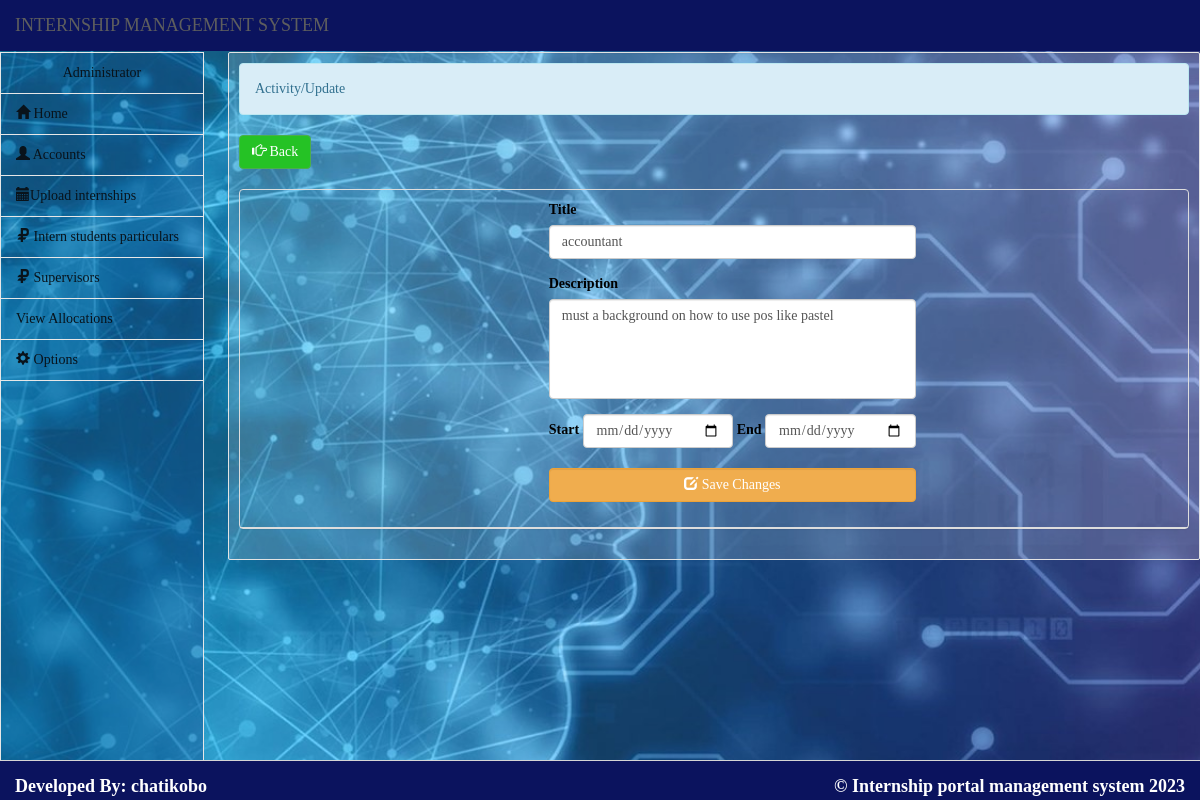
/admin/edit_activity.php?activity_id=1 (signed in), run on the app's committed database.
### tables this page shows
CREATE TABLE `activity` (
  `activity_id` int(11) NOT NULL,
  `title` varchar(50) NOT NULL,
  `description` text NOT NULL,
  `start` varchar(10) NOT NULL,
  `end` varchar(10) NOT NULL,
  `month` varchar(8) NOT NULL,
  `year` varchar(5) NOT NULL
);

### admin/edit_activity.php (the view, shortened to what this page needs)
<!DOCTYPE html>
<?php
	require_once '../connect.php';
?>
<html lang = "eng">
	<head>
		<link rel = "stylesheet" type = "text/css" href = "../css/bootstrap.css" />
		<link rel = "stylesheet" type = "text/css" href = "../css/style.css" />
		<link rel = "stylesheet" type = "text/css" href = "../css/jquery-ui.css" />
		<link rel = "stylesheet" type = "text/css" href = "../css/jquery.dataTables.css" />
	</head>
<body>
<?php include'head.php'?>
<?php include 'sidebar.php'?>
		<div id = "sidecontent" class = "well pull-right">
				<div class = "alert alert-info">Activity/Update</div>
				<a class = "btn btn-success" href = "activity.php"><span class = "glyphicon glyphicon-hand-right"></span> Back</a>
				<br />
				<br />
				<div class = "panel panel-default">
					<div  class = " panel-heading" >
						<div style = "width:40%; margin-left:32%;">
						<?php
							$q_activity = $conn->query("SELECT * FROM `activity` WHERE `activity_id` = '$_REQUEST[activity_id]'") or die($conn->error);
							$f_activity = $q_activity->fetch_array();
						?>
						<form method = "POST" action = "edit_activity_query.php?activity_id=<?php echo $f_activity['activity_id']?>">
							<div class = "form-group">
								<label>Title</label>
								<input type = "text" value = "<?php echo $f_activity['title']?>" class = "form-control" name = "title" />
							</div>
							<div class = "form-group">
								<label>Description</label>
								<textarea name = "description" style = "height:100px; resize:none;" class = "form-control"><?php echo $f_activity['description']?></textarea>
							</div>
							<div class = "form-inline">
								<label>Start</label>
								<input type = "date" value = "<?php echo $f_activity['start']?>" style = "width:41%;" class = "form-control"  name = "start"/>
								<label>End</label>
								<input type = "date" value = "<?php echo $f_activity['end']?>" style = "width:41%;" class = "form-control"  name = "end"/>
							</div>
							<br />
							<div class = "form-group">
								<button class = "btn btn-warning form-control" name = "update_activity"><span class = "glyphicon glyphicon-edit"></span> Save Changes</button>
							</div>
						</form>
						</div>
					</div>
				</div>
		</div>
	<br />
	<br />
	<br />
	<br />
	<br />
	<br />
	<br />
	<br />
	<br />
	<nav class = "navbar-default" id = "footer">
		<label class = "navbar-brand pull-right">&copy; Internship portal management system <?php echo date('Y', strtotime('+8 HOURS'))?></label>
		<label class = "navbar-brand ">Developed By: chatikobo</label>
	</nav>
</body>
</html>

### admin/sidebar.php (shortened to what this page needs)
<div id = "sidebar">
	<ul id = "menu" class = "nav menu">
		<li>
			<a>
				<?php
					require_once '../connect.php';
					$q_admin_side = $conn->query("SELECT * FROM `admin` WHERE `admin_id` = '$_SESSION[admin_id]'") or die($conn->error);
					$f_admin_side = $q_admin_side->fetch_array();
					echo "<center>".$f_admin_side['name']."</center>";
				?>
			</a>
		</li>
		<li><a href = "home.php"><i class = "glyphicon glyphicon-home"></i> Home</a></li>
		<li><a href = ""><i class = "glyphicon glyphicon-user"></i> Accounts</a>
		</li>
		<li><a href = "activity.php"><i class = "glyphicon glyphicon-calendar"></i>Upload internships</a></li>
		<li><a href = "student.php"><i class = "glyphicon glyphicon-ruble"></i> Intern students particulars</a></li>
		<li><a href = "supervisor.php"><i class = "glyphicon glyphicon-ruble"></i> Supervisors</a></li>
		<li><a href="view_allocation.php">View Allocations</a></li>
		<li><a href = ""><i class = "glyphicon glyphicon-cog"></i> Options</a>
		</li>
	</ul>
</div>

### css/style.css (style rules this page uses)
body { background:url('../images/bg_image.jpg') no-repeat; background-size: cover; background-attachment: fixed; align-items: center; }
#footer { height:40px; width:100%; filter: none; border: 1px solid #D5D5D5; position: fixed; right: 0; left: 0; z-index: 1030; bottom: 0; border-width: 1px 0 0; }
#sidebar { top:52px; width:17%; position:fixed; height:100%; border:1px solid #e7e7e7; background-color:rgb(37, 96, 185) }
#sidecontent { width:81%; word-wrap:break-word; margin-top:52px; background-color:rgba(255, 255, 255, 0.13); padding:10px; border-radius:2px; }
.menu li { border-bottom:1px solid #E7E7E7; }
body { background-image:"images\bg_image.jpg"; }
#sidebar { top:52px; width:17%; position:fixed; height:100%; border:1px solid #e7e7e7; background-color:#1044885d; }
#sidecontent { width:81%; word-wrap:break-word; margin-top:52px; background-color:rgba(255, 255, 255, 0.171); padding:10px; border-radius:2px; }

### data on the page
activity: title "accountant", description "must a background on how to use pos like pastel"

### other printed values
$f_admin_side['name'] "Administrator"
